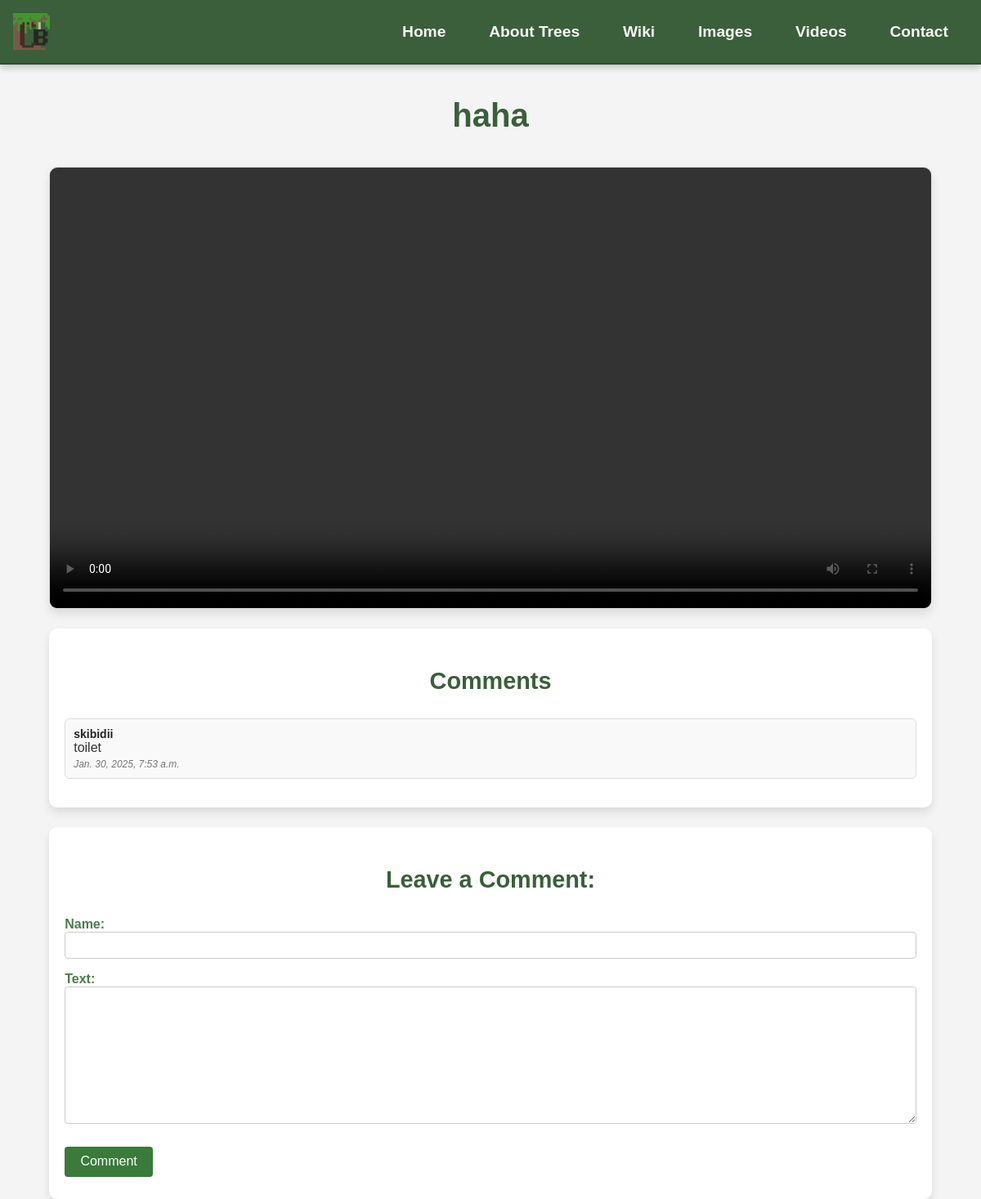
The page /Video/14/ on the database its author committed.
### app/models.py (models this page shows, shortened)
class Video(models.Model):
    title = models.CharField(max_length=100)
    video_file = models.FileField()
    description = models.TextField()

class Comment(models.Model):
    video = models.ForeignKey(Video, on_delete=models.CASCADE, related_name='comments')
    name = models.CharField(max_length=100)
    text = models.TextField()
    created_at = models.DateTimeField(auto_now_add=True)

### app/views.py (the view, shortened to what this page needs)
# urls.py: path('Video/<int:pk>/', VideoDetailView.as_view(), name='Video_comment'),
class VideoDetailView(DetailView):
    model = Video
    template_name = 'app/Video_comment.html'
    context_object_name = 'video'
    def get_context_data(self, **kwargs):
        context = super().get_context_data(**kwargs)
        context['comments'] = self.object.comments.all()
        context['form'] = CommentForm()
        return context

### app/forms.py
class CommentForm(forms.ModelForm):
    class Meta:
        model = Comment
        fields = ['name', 'text']

### app/templates/app/Video_comment.html (shortened to what this page needs)
{% extends 'app/Base.html' %}
{% block content %}
<h1>{{ video.title }}</h1>
<video controls class="vid_comment">
    <source src="{{ video.video_file.url }}" type="video/mp4">
</video>
<div class="comment_container">
    <h2>Comments</h2>
    <ul class="comments">
        {% for comment in comments %}
            <li>
                <strong>{{ comment.name }}</strong>{{ comment.text }}
                <em>{{ comment.created_at }}</em>
            </li>
        {% endfor %}
    </ul>
</div>
<form method="POST" class="vid_form">
    <h2>Leave a Comment:</h2>
        {{ form.as_p }}
    <input type="submit" value="Comment">
</form>
{% endblock content %}

### static/css/base.css (style rules this page uses)
* { padding: 0; box-sizing: border-box; }
html, body { height: 100%; margin: 0; }
body { background-color: #f4f4f4; font-family: 'Gill Sans', 'Gill Sans MT', Calibri, 'Trebuchet MS', Arial, sans-serif; color: #333; }
h1, h2 { color: #3a5f3a; text-align: center; margin: 1em 0; }
h1 { font-size: 2.5em; }
h2 { font-size: 1.8em; }
input[type="text"], textarea { padding: 8px; border: 1px solid #ccc; border-radius: 4px; width: 100%; }
.vid_comment { max-width: 100%; width: 90%; margin: 1.5em auto; background-color: #ffffff; border-radius: 10px; box-shadow: 0 6px 12px rgba(0, 0, 0, 0.1); border: 1px solid #ddd; display: flex; flex-direction: column; align-items: center; }
.comment_container { max-width: 100%; width: 90%; margin: 1.5em auto; background-color: #ffffff; padding: 1.2em; border-radius: 10px; box-shadow: 0 6px 12px rgba(0, 0, 0, 0.1); }
.comments { margin: 1em 0; padding: 0; list-style: none; }
.comments li { display: flex; flex-direction: column; padding: 10px; margin-bottom: 10px; border: 1px solid #ddd; border-radius: 6px; background-color: #f9f9f9; word-wrap: break-word; }
.comments li strong { font-size: 14px; color: #222; font-weight: bold; }
.comments li em { font-size: 12px; color: #777; margin-top: 4px; }
.vid_form { max-width: 100%; width: 90%; margin: 1.5em auto; background-color: #ffffff; padding: 1.2em; border-radius: 10px; box-shadow: 0 6px 12px rgba(0, 0, 0, 0.1); }
label { margin-bottom: 5px; font-weight: bold; color: #4a7c4a; }
input[type="text"], input[type="email"], textarea { padding: 8px; border: 1px solid #ccc; border-radius: 4px; width: 100%; }
textarea { resize: vertical; }
input[type="submit"] { display: inline-block; padding: 0.6em 1.2em; font-size: 1em; cursor: pointer; border-radius: 4px; color: #ffffff; background-color: #3a7a3a; text-align: center; text-decoration: none; margin: 0.5em 0; border: none; transition: background-color 0.3s ease, transform 0.1s ease; }
@media (min-width: 1200px) { form { width: 60%; } }

### rows shown on the page
Video: title "haha"
Comment: name "skibidii", text "toilet", created_at "Jan. 30, 2025, 7:53 a.m."
